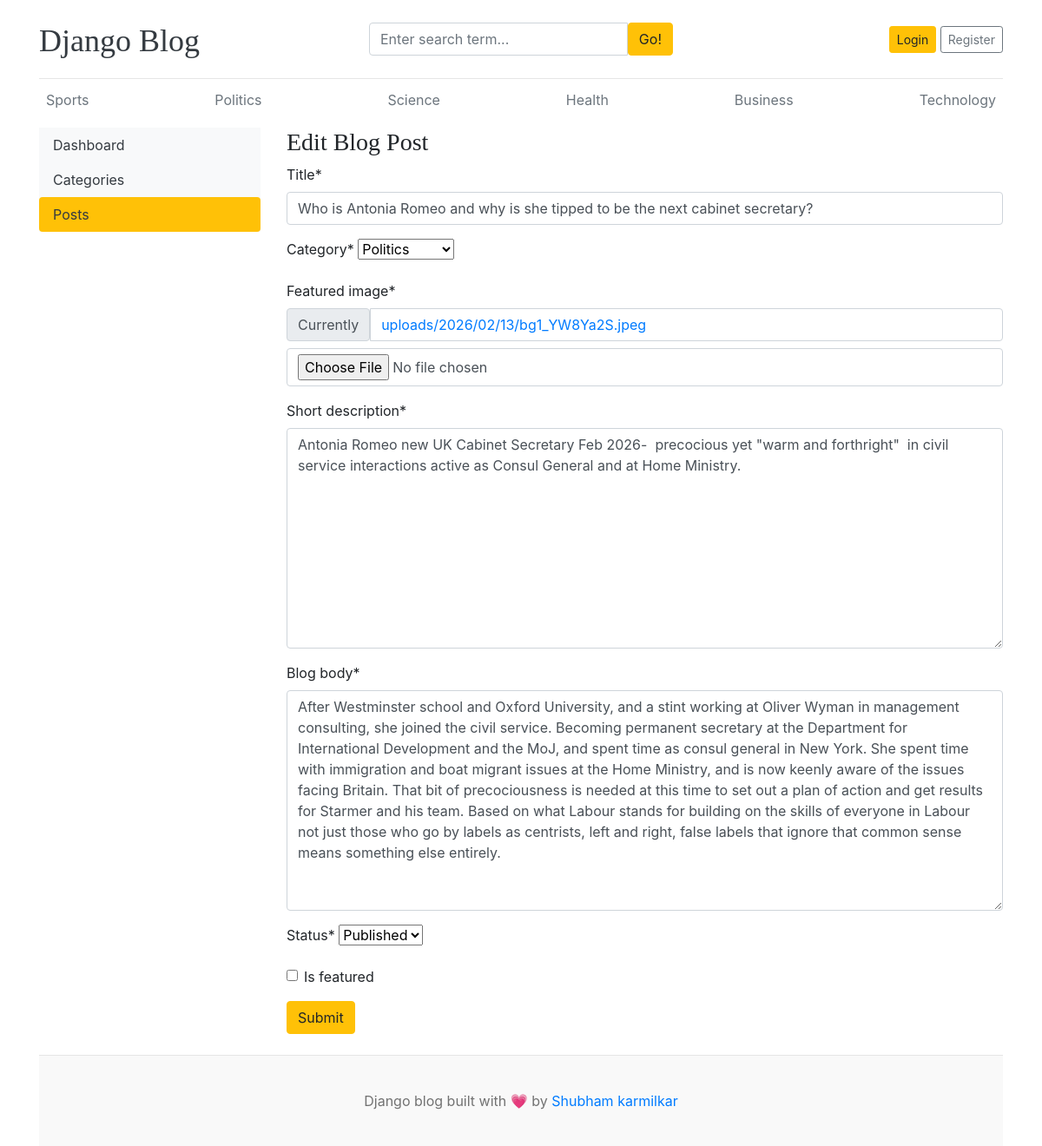
Page /dashboard/posts/edit/6/ on the committed database.
### blogs/models.py (models this page shows, shortened)
class Category(models.Model):
    category_name = models.CharField(max_length=50, unique=True)
    created_at = models.DateTimeField(auto_now_add=True)
    updated_at = models.DateTimeField(auto_now=True)
    class Meta:
        verbose_name_plural = 'categories'
    def __str__(self):
        return self.category_name

class Blog(models.Model):
    title = models.CharField(max_length=100, unique=True)
    slug  = models.SlugField(max_length=150, unique=True, blank=True)
    category = models.ForeignKey(Category, on_delete=models.CASCADE)
    author = models.ForeignKey(User, on_delete=models.CASCADE)
    featured_image = models.ImageField(upload_to='uploads/%Y/%m/%d')
    short_description = models.TextField(max_length=500)
    blog_body = models.TextField(max_length=2000)
    status = models.CharField(max_length=20, choices=STATUS_CHOICES, default="Draft")
    is_featured = models.BooleanField(default=False)
    created_at = models.DateTimeField(auto_now_add=True)
    updated_at = models.DateTimeField(auto_now=True)

### dashboard/views.py (the view, shortened to what this page needs)
# urls.py: path('posts/edit/<int:pk>/', views.edit_post, name='edit_post'),
def edit_post(request, pk):
    post = get_object_or_404(Blog, pk = pk)
    form = BlogPostForm(instance=post)
    context = {
        'form':form,
        'post':post,
    }
    return render(request, 'dashboard/edit_post.html',context)

### dashboard/forms.py
class BlogPostForm(forms.ModelForm):
    class Meta:
        model = Blog
        fields = ('title','category','featured_image','short_description','blog_body','status','is_featured')

### blogs/context_processors.py (called while the page is built)
def get_categories(request):
    categories = Category.objects.all()
    return dict(categories = categories)

def get_social_links(request):
    social_link = SocialLink.objects.all()
    return dict(social_link = social_link)

### templates/dashboard/edit_post.html
{% extends 'base.html' %} {% block content %} {% load crispy_forms_tags %}
<div class="row">
  {% include 'dashboard/sidebar.html' %}
  <div class="col-md-9">
    <h3>Edit Blog Post</h3>
    <form
      action="{% url 'edit_post' post.id %}"
      method="POST"
      enctype="multipart/form-data"
    >
      {% csrf_token %} {{ form | crispy }}
      <button type="submit" class="btn btn-warning">Submit</button>
    </form>
    <br />
  </div>
</div>
{% endblock %}

### templates/base.html (shortened to what this page needs)
{% load static %}
<!doctype html>
<html lang="en">
  <head>
    <link
      href="https://getbootstrap.com/docs/4.0/dist/css/bootstrap.min.css"
      rel="stylesheet"
    />
    <link rel="stylesheet" href="https://cdnjs.cloudflare.com/ajax/libs/
font-awesome/5.15.2/css/all.min.css"/>
    <link href="{% static 'css/blog.css' %}" rel="stylesheet" />
  </head>
  <body>
    <div class="container">
      <header class="blog-header py-3">
        <div class="row flex-nowrap justify-content-between align-items-center">
          <div class="col-4 pt-1">
            <a class="blog-header-logo text-dark" href="/">Django Blog</a>
          </div>
          <div class="col-4" >
            <form action="{% url 'search' %}" method="GET">
              <div class="input-group">
            <input
              class="form-control"
              type="text"
              name="keyword"
              value="{{ keyword }}"
              placeholder="Enter search term..."
              aria-label="Enter search term..."
              aria-describedby="button-search"
            />
            <button class="btn btn-warning" id="button-search" type="submit">
              Go!
            </button>
          </div>
            </form>
          </div>
          <div class="col-4 d-flex justify-content-end align-items-center">
            {% if not user.is_authenticated %}
            <a class="btn btn-sm btn-warning" href="{% url 'login' %}">Login</a> &nbsp;
            <a class="btn btn-sm btn-outline-secondary" href="{% url 'register' %}">Register</a>
            {% else %}
            <span><a href="{% url 'dashboard' %}">Dashboard</a></span>
            &emsp;
            <a class="btn btn-sm btn-warning" href="{% url 'logout' %}">Logout</a> &nbsp;
            {% endif %}
          </div>
        </div>
      </header>
      <div class="nav-scroller py-1 mb-2">
        <nav class="nav d-flex justify-content-between">
          {% for cat in categories %}
          <a class="p-2 text-muted" href="{% url 'posts_by_category' cat.id %}">{{cat.category_name}}</a>
          {% endfor %}
        </nav>
      </div>
{% block content %}
{% endblock %}
 <footer class="blog-footer">
      <p>Django blog built with &#128151; by <a href="#">Shubham karmilkar</a></p>
    </footer>
  </body>
</html>

### static/css/blog.css (style rules this page uses)
.blog-header { border-bottom: 1px solid #e5e5e5; }
.blog-header-logo { font-family: "Playfair Display", Georgia, "Times New Roman", serif; font-size: 2.25rem; }
h1, h2, h3, h4, h5, h6 { font-family: "Playfair Display", Georgia, "Times New Roman", serif; }
.blog-footer { padding: 2.5rem 0; color: #727272; text-align: center; background-color: #f9f9f9; border-top: .05rem solid #e5e5e5; }
.blog-footer p:last-child { margin-bottom: 0; }

### rows in the picture
Category: category_name "Sports"
Category: category_name "Politics"
Category: category_name "Science"
Category: category_name "Health"
Category: category_name "Business"
Category: category_name "Technology"
Blog: title "Who is Antonia Romeo and why is she tipped to be the next cabinet secretary?", category "Politics", short_description "Antonia Romeo new UK Cabinet Secretary Feb 2026- precocious yet \"warm and forthright\" in civil service interactions active as Consul General and at Home Ministry.", blog_body "After Westminster school and Oxford University, and a stint working at Oliver Wyman in management consulting, she joined the civil service. Becoming permanent secretary at the Department for International Development and the MoJ, and spent time as consul general in New York. She spent time with immigration and boat migrant issues at the Home Ministry, and is now keenly aware of the issues facing Britain. That bit of precociousness is needed at this time to set out a plan of action and get results for Starmer and his team. Based on what Labour stands for building on the skills of everyone in Labour not just those who go by labels as centrists, left and right, false labels that ignore that…", status "Published"
